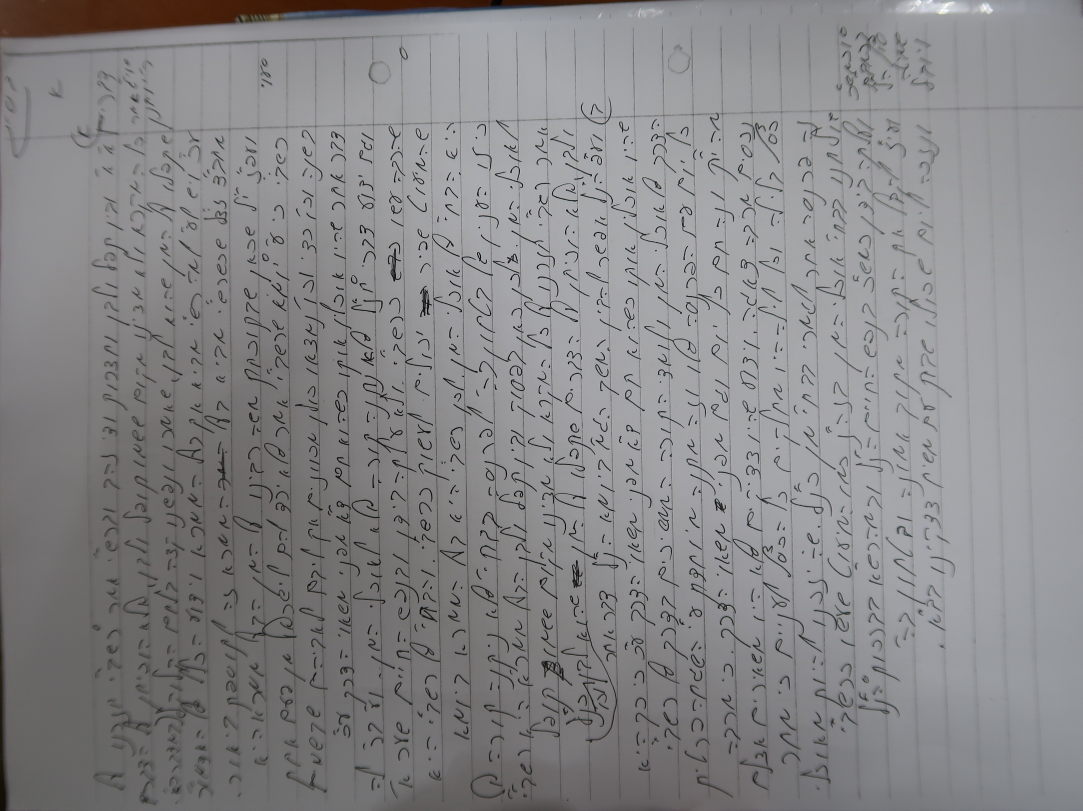
#> input picture few_shot/אבא דוגמא 3.JPG, 3248 x 2432 px (shown at 1/3 size)
$ python line_segmenter.py --input 'few_shot/אבא דוגמא 3.JPG'
#> lines starting #> are read from the running program, lines starting #| are printed output that depends on the picture; after the words box and inside, x2 and y2 are one past the last pixel; in counts of white or black regions, pixels touching at a corner belong together
### image_processor.py
"""
image_processor.py — עיבוד קובץ הקלט לתמונות מוכנות לתמלול

האחריות של הקובץ הזה:
1. לקבל נתיב לקובץ (PDF / JPG / PNG / WEBP)
2. להמיר PDF לעמודים נפרדים
3. לנקות ולשפר כל תמונה לפני שליחה למודל
4. להחזיר רשימה מסודרת של אובייקטי ProcessedImage

סדר העיבוד וההיגיון שמאחוריו:
  0. תיקון EXIF                — טלפונים שומרים סיבוב בתגית ולא בפיקסלים
  1. זיהוי כיוון לפי הטקסט      — למקרים שבהם אין EXIF
  2. איתור הדף ותיקון פרספקטיבה — מסיר את השולחן ומיישר עיוות טרפזי
  3. deskew                     — תיקון סיבוב קטן במישור
  4. נרמול תאורה                — הצעד המשמעותי ביותר בצילומי טלפון
  5. הגברת ניגודיות מקומית       — CLAHE
  6. החלקה משמרת קצוות + חידוד   — מדגיש קווי כתיבה דקים
  7. חיתוך לאזור הכתב           — חוסך טוקנים ומרכז את תשומת הלב
  8. הגבלת גודל

הערה חשובה על מה שהוסר:
בגרסה הקודמת היה בסוף העיבוד טשטוש גאוסי. הוא הוסר —
בכתב יד עם קווים דקים הוא מוחק בדיוק את המידע שצריך לשמר.
במקומו נכנסה החלקה משמרת קצוות, שמנקה רעש בלי לפגוע בקווים.
"""

from __future__ import annotations

import math
from pathlib import Path
from dataclasses import dataclass

import cv2
import numpy as np
from PIL import Image, ImageOps
from pdf2image import convert_from_path
from loguru import logger


# ============================================================
# מבנה הנתונים של תמונה מעובדת
# ============================================================

@dataclass
class ProcessedImage:
    """
    מייצג עמוד אחד שעבר עיבוד ומוכן לשליחה למודל.

    page_number   — מספר העמוד (מתחיל מ-1)
    image         — אובייקט PIL.Image של התמונה המוכנה
    source_path   — הנתיב המקורי של הקובץ
    was_deskewed  — האם תוקן סיבוב קטן
    was_rotated   — האם תוקן סיבוב של 90 מעלות לפי הטקסט
    page_detected — האם אותר מרובע הדף ותוקנה פרספקטיבה
    crop_box      — לאיזה אזור נחתכה התמונה, אם נחתכה
    """
    page_number: int
    image: Image.Image
    source_path: str
    was_deskewed: bool = False
    was_rotated: bool = False
    page_detected: bool = False
    crop_box: tuple | None = None


# ============================================================
# קבועים
# ============================================================

# מעל 4096 פיקסל בציר אחד המודל עלול לדחות את התמונה
GEMINI_MAX_PX = 4096

SUPPORTED_IMAGE_EXTS = {".jpg", ".jpeg", ".png", ".webp"}


# ============================================================
# פונקציה ראשית
# ============================================================

def prepare_images(
    input_path: str,
    dpi: int = 300,
    skip_preprocess: bool = False,
    auto_orient: bool = False,
) -> list[ProcessedImage]:
    """
    מקבלת נתיב קובץ ומחזירה רשימת ProcessedImage מוכנות לתמלול.

    input_path       — נתיב לקובץ PDF, JPG, PNG או WEBP
    dpi              — רזולוציה להמרת PDF
    skip_preprocess  — אם True, שולחים את התמונה כמעט כפי שהיא
    auto_orient      — זיהוי סיבוב 90 מעלות. כבוי כברירת מחדל!
                       בתמונות מטלפון תגית EXIF מטפלת בכיוון,
                       והזיהוי האוטומטי רק מוסיף סיכון לסיבוב שגוי.
                       להפעלה רק אם יש תמונות בלי EXIF: --auto-orient
    """
#> called with input_path = 'few_shot/אבא דוגמא 3.JPG', dpi = 300, skip_preprocess = False, auto_orient = False
    path = Path(input_path)

    if not path.exists():
        raise FileNotFoundError(f"הקובץ לא נמצא: {input_path}")

    ext = path.suffix.lower()

    if ext == ".pdf":
        logger.info(f"קובץ PDF — ממיר עמודים ב-{dpi} DPI")
        pil_images = _pdf_to_images(path, dpi)
    elif ext in SUPPORTED_IMAGE_EXTS:
        logger.info(f"קובץ תמונה ({ext})")
        pil_images = [Image.open(path).convert("RGB")]
    else:
        raise ValueError(
            f"פורמט לא נתמך: {ext}\n"
            f"פורמטים מותרים: pdf, jpg, png, webp"
        )

    results = []
    for i, img in enumerate(pil_images, start=1):
        logger.info(f"מעבד עמוד {i}/{len(pil_images)}")

        if skip_preprocess:
            img = _fix_exif_rotation(img)
            img = _limit_size(img)
            results.append(ProcessedImage(
                page_number=i, image=img, source_path=str(path),
            ))
            logger.debug(f"עמוד {i}: דולג על עיבוד מקדים")
        else:
            results.append(_preprocess(img, i, str(path), auto_orient))
#> this loop made 1 pass
#> (i, was_rotated in _preprocess) on pass 1: (1, False)
#> pass 1, in _preprocess, `img = _fix_exif_rotation(img)`:
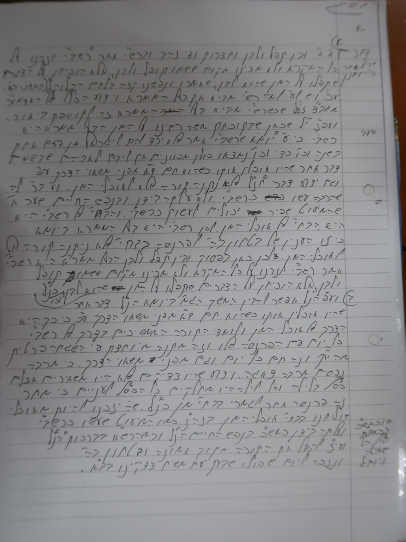
#> img: PIL image 2432x3248 RGB (shown at 1/6 size); mean R, G, B 135.2, 134.6, 136.2
#> pass 1, in _correct_perspective, `mask = ((hsv[:, :, 1] < 70) & (hsv[:, :, 2] > 90)).astype(np.uint8) * ..`:
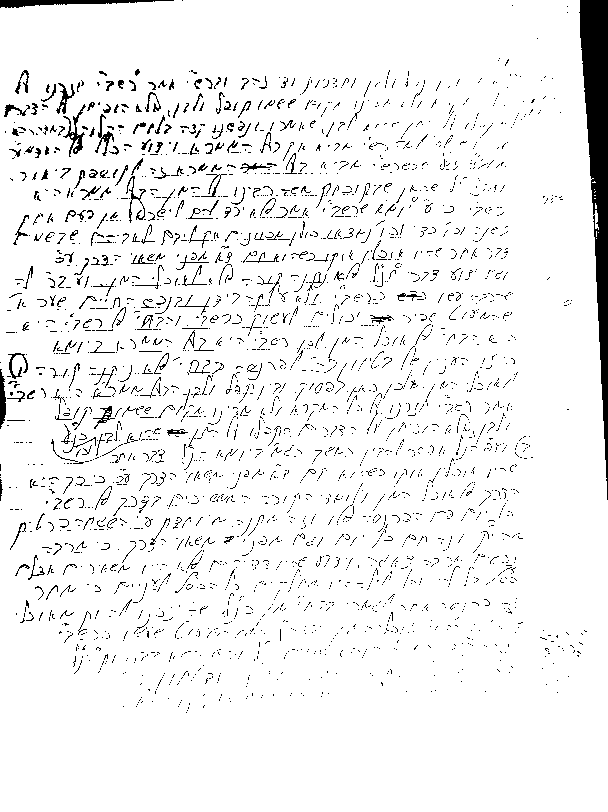
#> mask: shape (812, 608); 94.2% white; 3196 black regions (2943 under 20 px), largest, box (x1, y1, x2, y2) and area: (579, 0, 608, 500) 6847, (0, 0, 174, 8) 705, (63, 104, 86, 157) 310
#> after the loop, results = 1 item

    return results


# ============================================================
# המרת PDF לתמונות
# ============================================================

# [14 lines left out: function _pdf_to_images, not called in this run]


# ============================================================
# צינור העיבוד
# ============================================================

def _preprocess(
    img: Image.Image,
    page_number: int,
    source: str,
    auto_orient: bool = False,
) -> ProcessedImage:
    """מריצה את כל שלבי העיבוד על תמונה אחת."""

    # --- 0. EXIF ---
    img = _fix_exif_rotation(img)
    rgb = np.array(img)

    # --- 1. כיוון (רק אם התבקש במפורש) ---
    was_rotated = False
    if auto_orient:
        rgb, was_rotated = _auto_orient(rgb)

    # --- 2. איתור הדף ותיקון פרספקטיבה ---
    rgb, page_detected = _correct_perspective(rgb)

    gray = cv2.cvtColor(cv2.cvtColor(rgb, cv2.COLOR_RGB2BGR), cv2.COLOR_BGR2GRAY)

    # --- 3. deskew ---
    gray, was_deskewed = _deskew(gray)

    # --- 4. נרמול תאורה ---
    gray = _flatten_illumination(gray)

    # --- 5. ניגודיות מקומית ---
    gray = cv2.createCLAHE(clipLimit=2.0, tileGridSize=(8, 8)).apply(gray)

    # --- 6. החלקה משמרת קצוות + חידוד ---
    gray = cv2.bilateralFilter(gray, 5, 40, 40)
    gray = _unsharp(gray, amount=0.8, radius=2)

    # --- 7. חיתוך לאזור הכתב ---
    gray, crop_box = _crop_to_ink(gray)

    # --- 8. חזרה ל-PIL והגבלת גודל ---
    result = Image.fromarray(cv2.cvtColor(gray, cv2.COLOR_GRAY2RGB))
    result = _limit_size(result)

    if was_rotated:
        logger.info(f"עמוד {page_number}: תוקן כיוון הדף")
    if page_detected:
        logger.debug(f"עמוד {page_number}: אותר הדף ותוקנה פרספקטיבה")
    if was_deskewed:
        logger.debug(f"עמוד {page_number}: תוקן סיבוב קטן")
    if crop_box:
        logger.debug(f"עמוד {page_number}: נחתך לאזור הכתב {crop_box}")

    return ProcessedImage(
        page_number=page_number,
        image=result,
        source_path=source,
        was_deskewed=was_deskewed,
        was_rotated=was_rotated,
        page_detected=page_detected,
        crop_box=crop_box,
    )


# ============================================================
# שלב 0 — EXIF
# ============================================================

def _fix_exif_rotation(img: Image.Image) -> Image.Image:
    """
    מתקנת סיבוב שמקורו בנתוני EXIF.
    מצלמות טלפון מצלמות לרוחב ושומרות תגית Orientation.
    בלי היישום הזה התמונה מגיעה מסובבת למודל.
    """
    try:
        return ImageOps.exif_transpose(img)
    except Exception:
        return img


# ============================================================
# שלב 1 — כיוון לפי הטקסט
# ============================================================

def _ink_mask(gray: np.ndarray) -> np.ndarray:
    """
    מפת דיו: פיקסלים כהים משמעותית מהרקע המקומי.
    השוואה לרקע מקומי ולא לסף גלובלי — כך תאורה לא אחידה לא מפריעה.
    """
    k = 61 if min(gray.shape) > 200 else 11
    bg = cv2.medianBlur(gray, k)
    diff = cv2.subtract(bg, gray)
    return (diff > 28).astype(np.uint8)


# [54 lines left out: functions _line_orientation_votes, _auto_orient, not called in this run]


# ============================================================
# שלב 2 — איתור הדף ותיקון פרספקטיבה
# ============================================================

def _correct_perspective(rgb: np.ndarray) -> tuple[np.ndarray, bool]:
    """
    מאתרת את מרובע הדף ומיישרת אותו למלבן.

    למה זה לא אותו דבר כמו deskew:
    deskew מסובב את התמונה במישור — הוא מתקן הטיה בלבד.
    צילום בזווית יוצר עיוות טרפזי, שבו צד אחד של הדף רחב מהשני
    ורווחי השורות משתנים לאורך העמוד. סיבוב אינו מתקן את זה.
    כאן מחשבים הומוגרפיה — התמרה שמחזירה את הדף לצורת מלבן.

    בונוס: הרקע מחוץ לדף נחתך, כך שהשולחן לא נשלח למודל.
    """
    small = cv2.resize(rgb, None, fx=0.25, fy=0.25)
    hsv = cv2.cvtColor(small, cv2.COLOR_RGB2HSV)

    # נייר: רוויה נמוכה ובהירות גבוהה. משטחים צבעוניים נופלים מהמסכה.
    mask = ((hsv[:, :, 1] < 70) & (hsv[:, :, 2] > 90)).astype(np.uint8) * 255
    mask = cv2.morphologyEx(mask, cv2.MORPH_CLOSE, np.ones((15, 15), np.uint8))

    cnts, _ = cv2.findContours(mask, cv2.RETR_EXTERNAL, cv2.CHAIN_APPROX_SIMPLE)
    if not cnts:
        return rgb, False

    c = max(cnts, key=cv2.contourArea)
    if cv2.contourArea(c) < 0.25 * mask.size:
        return rgb, False        # לא נמצא משטח גדול שנראה כמו דף

    peri = cv2.arcLength(c, True)
    quad = None
    for eps in (0.02, 0.03, 0.05):
        ap = cv2.approxPolyDP(c, eps * peri, True)
        if len(ap) == 4:
            quad = (ap.reshape(4, 2) * 4).astype(np.float32)
            break
    if quad is None:
        return rgb, False

    q = _order_quad(quad)
    wA = np.linalg.norm(q[2] - q[3]); wB = np.linalg.norm(q[1] - q[0])
    hA = np.linalg.norm(q[1] - q[2]); hB = np.linalg.norm(q[0] - q[3])
    W, H = int(max(wA, wB)), int(max(hA, hB))
    if W < 50 or H < 50:
        return rgb, False

    dst = np.array([[0, 0], [W - 1, 0], [W - 1, H - 1], [0, H - 1]], dtype=np.float32)
    warped = cv2.warpPerspective(
        rgb, cv2.getPerspectiveTransform(q, dst), (W, H), flags=cv2.INTER_CUBIC
    )
    return warped, True


def _order_quad(p: np.ndarray) -> np.ndarray:
    """מסדרת ארבע נקודות: שמאל-עליון, ימין-עליון, ימין-תחתון, שמאל-תחתון."""
    s = p.sum(axis=1)
    d = np.diff(p, axis=1).ravel()
    return np.array([p[np.argmin(s)], p[np.argmin(d)],
                     p[np.argmax(s)], p[np.argmax(d)]], dtype=np.float32)


# ============================================================
# שלב 3 — deskew
# ============================================================

def _deskew(gray: np.ndarray) -> tuple[np.ndarray, bool]:
    """
    מזהה זווית הטיה ומתקנת אם הסיבוב מעל 0.3 מעלות.

    Canny מוצא קצוות, Hough מוצא קווים ישרים (שורות טקסט או שורות הדף),
    ומחשבים את הזווית החציונית שלהם.
    """
    edges = cv2.Canny(gray, 50, 150, apertureSize=3)
    lines = cv2.HoughLinesP(edges, 1, math.pi / 180, threshold=80,
                            minLineLength=gray.shape[1] // 4, maxLineGap=20)
    if lines is None:
        return gray, False

    angles = []
    for line in lines:
        x1, y1, x2, y2 = line.flatten()
        if x2 == x1:
            continue
        angle = math.degrees(math.atan2(y2 - y1, x2 - x1))
        if -15 < angle < 15:
            angles.append(angle)

    if not angles:
        return gray, False

    median_angle = float(np.median(angles))
    if abs(median_angle) < 0.3:
        return gray, False

    h, w = gray.shape
    M = cv2.getRotationMatrix2D((w // 2, h // 2), median_angle, 1.0)
    rotated = cv2.warpAffine(gray, M, (w, h), flags=cv2.INTER_CUBIC,
                             borderMode=cv2.BORDER_REPLICATE)
    logger.debug(f"deskew: תוקן סיבוב של {median_angle:.2f} מעלות")
    return rotated, True


# ============================================================
# שלב 4 — נרמול תאורה
# ============================================================

def _flatten_illumination(gray: np.ndarray) -> np.ndarray:
    """
    מנרמלת תאורה לא אחידה — הצעד המשמעותי ביותר בצילומי טלפון.

    איך זה עובד:
    מחשבים אומדן של הרקע (הנייר עצמו) על ידי טשטוש חזק, ואז
    מחלקים את התמונה ברקע הזה. התוצאה: כל אזור נמדד ביחס
    לבהירות המקומית שלו, ולא ביחס לתמונה כולה.

    למה זה חשוב כאן:
    בצילום עם מקור אור מהצד, צד אחד של הדף כהה משמעותית מהשני.
    בכתב עם קווים דקים, האזור הכהה מאבד את הקווים לגמרי.
    אחרי הנרמול הנייר אחיד וכל הכתב נמצא באותה נקודת פתיחה.
    """
    k = max(31, (min(gray.shape) // 12) | 1)   # חייב להיות אי-זוגי
    bg = cv2.medianBlur(gray, 31)
    bg = cv2.GaussianBlur(bg, (k, k), 0)
    bg = np.maximum(bg, 1)
    flat = cv2.divide(gray.astype(np.float32), bg.astype(np.float32))
    return np.clip(flat * 200.0, 0, 255).astype(np.uint8)


# ============================================================
# שלב 6 — חידוד
# ============================================================

def _unsharp(gray: np.ndarray, amount: float = 0.8, radius: int = 2) -> np.ndarray:
    """
    חידוד קווים בשיטת unsharp mask: מחסירים גרסה מטושטשת מהמקור.
    מדגיש קווי כתיבה דקים בלי להוסיף רעש כמו שסף בינארי עושה.
    """
    blur = cv2.GaussianBlur(gray, (0, 0), radius)
    return cv2.addWeighted(gray, 1 + amount, blur, -amount, 0)


# ============================================================
# שלב 7 — חיתוך לאזור הכתב
# ============================================================

def _crop_to_ink(gray: np.ndarray, margin: int | None = None) -> tuple[np.ndarray, tuple | None]:
    """
    חותכת את התמונה לאזור שבו יש כתב בפועל.

    למה זה חוסך כסף ומשפר איכות:
    עמוד שכתוב בו רק בחלקו העליון נשלח כולו למודל — כולל שוליים
    ריקים שצורכים טוקנים ומדללים את תשומת הלב. חיתוך מגדיל
    את הרזולוציה האפקטיבית של הכתב בתוך אותו תקציב.

    הערה: קווי השורות המודפסים בדף מזוהים גם הם כדיו. לכן מסננים
    אותם בפתיחה אנכית — לקו מודפס אין גובה, לאותיות יש.
    """
    # שוליים פרופורציוניים ולא מספר קבוע — 40 פיקסלים על תמונה
    # של 2400 פיקסל הם כלום, ואותיות בקצה נחתכות למחצה.
    if margin is None:
        margin = max(60, int(0.02 * max(gray.shape)))

    ink = _ink_mask(gray)

    strokes = cv2.morphologyEx(ink, cv2.MORPH_OPEN, np.ones((9, 1), np.uint8))
    if strokes.sum() < 200:
        return gray, None

    rows = strokes.sum(axis=1)
    cols = strokes.sum(axis=0)
    r = np.where(rows > rows.max() * 0.08)[0]
    c = np.where(cols > cols.max() * 0.08)[0]
    if len(r) == 0 or len(c) == 0:
        return gray, None

    h, w = gray.shape
    y0, y1 = max(0, int(r[0]) - margin), min(h, int(r[-1]) + margin)
    x0, x1 = max(0, int(c[0]) - margin), min(w, int(c[-1]) + margin)

    # חותכים רק אם החיסכון משמעותי — אחרת לא נוגעים
    if (y1 - y0) * (x1 - x0) > 0.92 * h * w:
        return gray, None

    return gray[y0:y1, x0:x1], (x0, y0, x1, y1)


# ============================================================
# שלב 8 — הגבלת גודל
# ============================================================

def _limit_size(img: Image.Image) -> Image.Image:
    """
    מקטינה אם אחד מהצירים עולה על המותר, תוך שמירת יחס הצדדים.
    תמונה גדולה מדי תידחה על ידי ה-API.
    """
    w, h = img.size
    max_dim = max(w, h)
    if max_dim <= GEMINI_MAX_PX:
        return img

    scale = GEMINI_MAX_PX / max_dim
    new_w, new_h = int(w * scale), int(h * scale)
    logger.debug(f"תמונה הוקטנה: {w}x{h} → {new_w}x{new_h}")
    return img.resize((new_w, new_h), Image.LANCZOS)

### line_segmenter.py
"""
line_segmenter.py — חיתוך עמוד לשורות בודדות

למה זה הרכיב המרכזי בשלב הבא:

1. דיוק — שורה בודדת נשלחת למודל בגודל מלא, במקום עמוד שלם מוקטן.
   גרש הוא כמה פיקסלים; בעמוד מוקטן הוא נעלם, בשורה בודדת הוא ברור.
   בנוסף, בשורה אחת אין מרחב להמציא סיפור שלם — כפי שקרה לנו בעמוד המסובב.

2. הגהה — ממשק ההגהה מציג תמונת שורה מעל הטקסט שלה. בלי חיתוך
   אין מה להציג.

3. אימון — היחידה שמודלים של זיהוי כתב יד מאומנים עליה היא שורה,
   לא אות ולא עמוד. כל זוג (תמונת שורה, טקסט נכון) הוא נתון אימון.

השיטה:
מסכת דיו → סינון קווי המחברת המודפסים → מיזוג מילים לגושי שורה
→ רכיבי קשירות → תיבות שורה ממוינות מלמעלה למטה.

למה לא היטל אופקי פשוט: היטל רגיש להטיה קלה ולשוליים, ומתמזג
כשאותיות של שורה אחת יורדות לתחום השורה הבאה. מיזוג מורפולוגי
עמיד יותר בשני המקרים.
"""

from __future__ import annotations

from dataclasses import dataclass
from pathlib import Path

import cv2
import numpy as np
from PIL import Image
from loguru import logger


# ============================================================
# מבנה הנתונים של שורה
# ============================================================

@dataclass
class TextLine:
    """
    שורת טקסט אחת שחולצה מעמוד.

    index    — מספר השורה בעמוד, מ-1 ומלמעלה למטה
    box      — (x0, y0, x1, y1) בקואורדינטות העמוד המעובד
    image    — תמונת השורה עצמה
    """
    index: int
    box: tuple[int, int, int, int]
    image: Image.Image

    @property
    def height(self) -> int:
        return self.box[3] - self.box[1]

    @property
    def width(self) -> int:
        return self.box[2] - self.box[0]


# ============================================================
# מסכת דיו
# ============================================================

# [18 lines left out: functions _ink_mask, _strokes_only, not called in this run]


# ============================================================
# חיתוך לשורות
# ============================================================

def _estimate_pitch(profile: np.ndarray, page_height: int) -> int:
    """
    מעריכה את המרווח בין שורות בעזרת אוטוקורלציה של ההיטל.

    למה: כתיבה ביד היא מחזורית — שורה, רווח, שורה, רווח.
    האוטוקורלציה מוצאת את אורך המחזור הזה בלי שנצטרך לנחש אותו,
    וכך אותו קוד עובד גם על עמוד צפוף וגם על עמוד מרווח.
    """
    p = profile - profile.mean()
    ac = np.correlate(p, p, mode="full")[len(p) - 1:]
    lo = max(5, int(page_height * 0.015))
    hi = max(lo + 5, int(page_height * 0.20))
    return int(lo + int(np.argmax(ac[lo:hi])))


def segment_lines(
    image: Image.Image,
    ink_threshold: int = 35,
    min_height_ratio: float = 0.35,
    pad_ratio: float = 0.18,
) -> list[TextLine]:
    """
    מקבלת תמונת עמוד ומחזירה רשימת שורות, ממוינות מלמעלה למטה.

    השיטה: היטל אופקי של הדיו, אומדן מרווח השורות, איתור שיאים,
    וחיתוך בנקודת המינימום שבין כל שני שיאים סמוכים.

    למה שיאים ולא סף קבוע: בכתב יד צפיפות הדיו משתנה מאוד בין
    שורה לשורה. סף גלובלי מאחד שורות חלשות או מפצל שורות חזקות.
    חיתוך במינימום שבין שיאים עמיד בפני השוני הזה.

    ink_threshold    — כמה כהה מהרקע המקומי נחשב דיו
    min_height_ratio — גובה מזערי של שורה, כשבר מהמרווח המשוער
    pad_ratio        — הרחבת התיבה מעל ומתחת, כשבר מהמרווח.
                       דרושה כדי לא לקצוץ אותיות עולות ויורדות.
    """
#> called with ink_threshold = 35, min_height_ratio = 0.35, pad_ratio = 0.18
    gray = np.array(image.convert("L"))
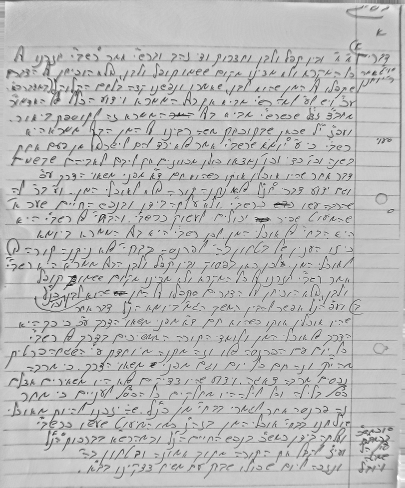
#> gray: shape (2928, 2428) (shown at 1/6 size); min 0, max 255, mean 187
    h, w = gray.shape

    diff = cv2.subtract(cv2.medianBlur(gray, 61), gray)
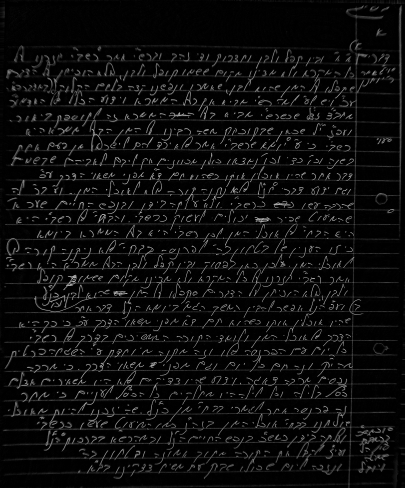
#> diff: shape (2928, 2428) (shown at 1/6 size); min 0, max 210, mean 13
    ink = (diff > ink_threshold).astype(np.uint8)
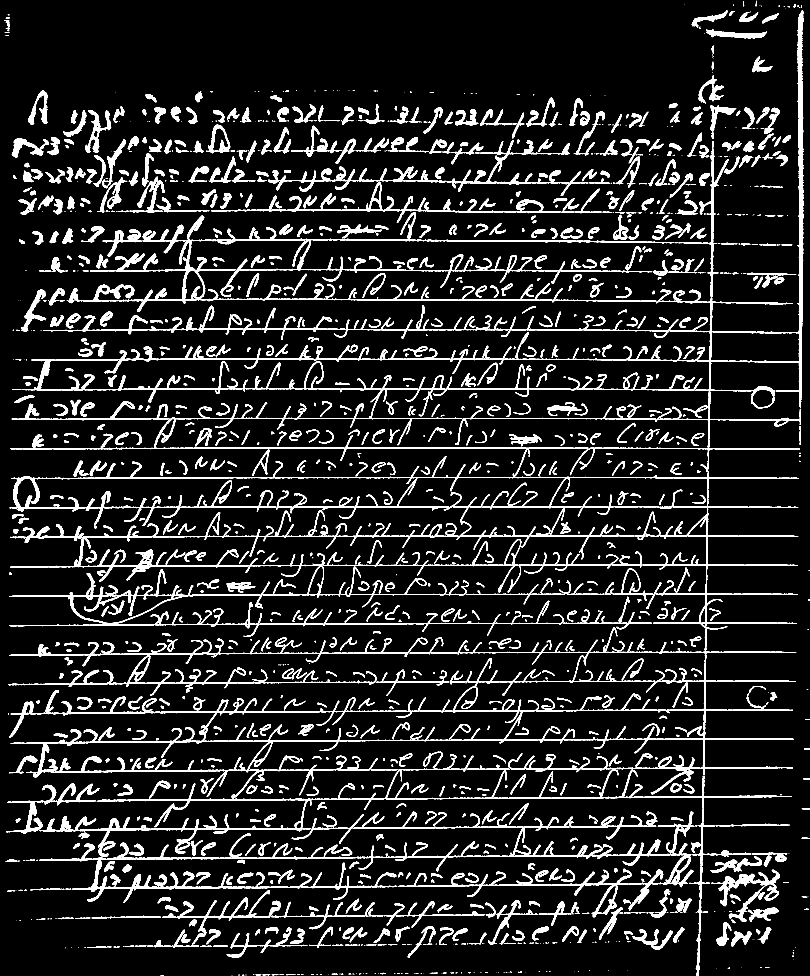
#> ink: shape (2928, 2428) (shown at 1/3 size); values 0 (black) and 1 (white), 10.6% white; 1614 white regions (393 under 20 px), largest, box (x1, y1, x2, y2) and area: (941, 31, 2411, 1426) 43286, (117, 2260, 2375, 2928) 27723, (1058, 2435, 2074, 2752) 25616
    if ink.sum() < 100:
        logger.warning("לא נמצא כתב בעמוד — לא בוצע חיתוך לשורות")
        return []

    profile = ink.sum(axis=1).astype(float)
#> profile = 2928 values, max 2199 at index 1433, min 0 at index 0, mean 258.5
    pitch = _estimate_pitch(profile, h)
#> (the rest of the program and of its run is left out)
